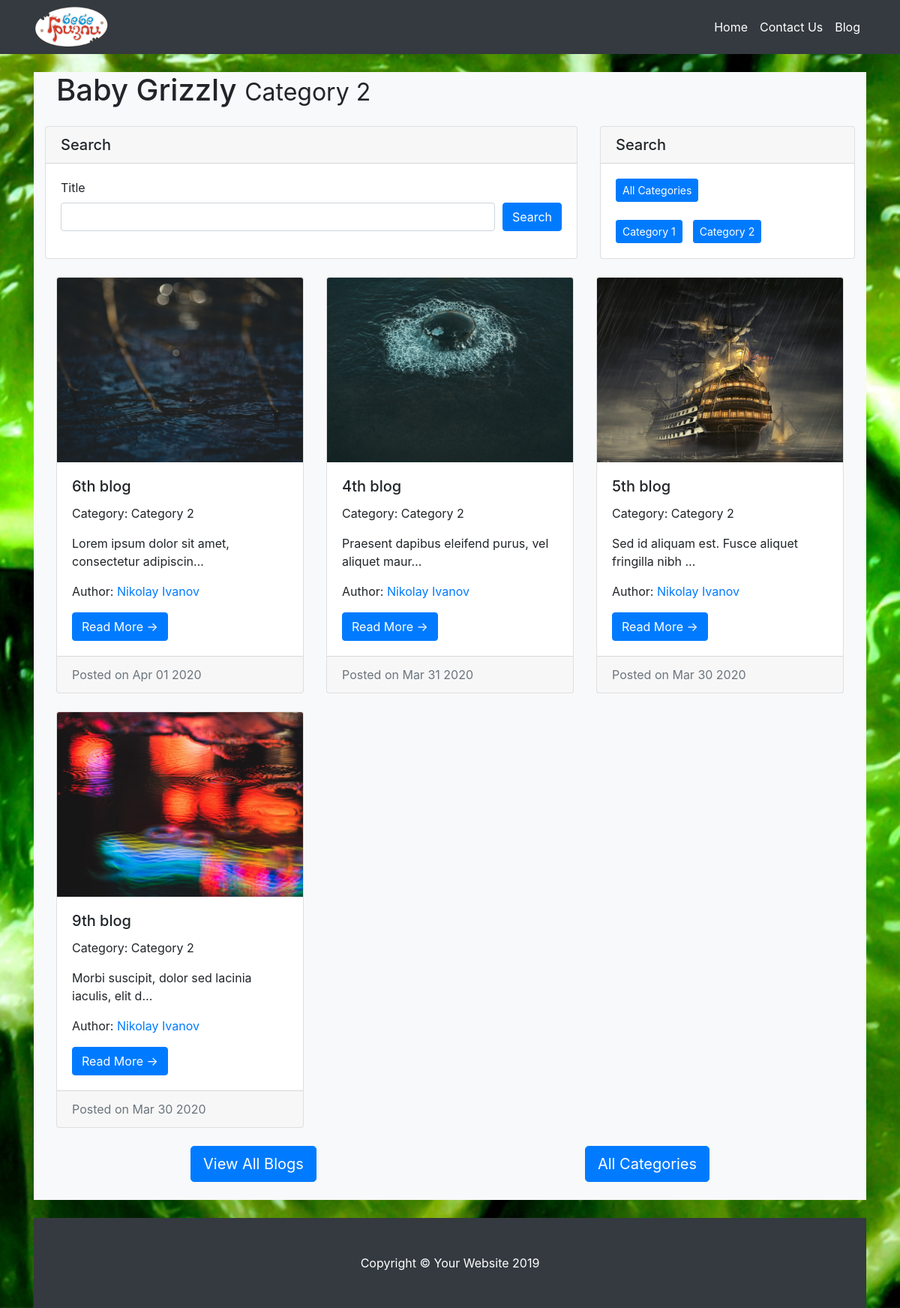
/blog/Category 2/, run on an earlier commit of the app's database.
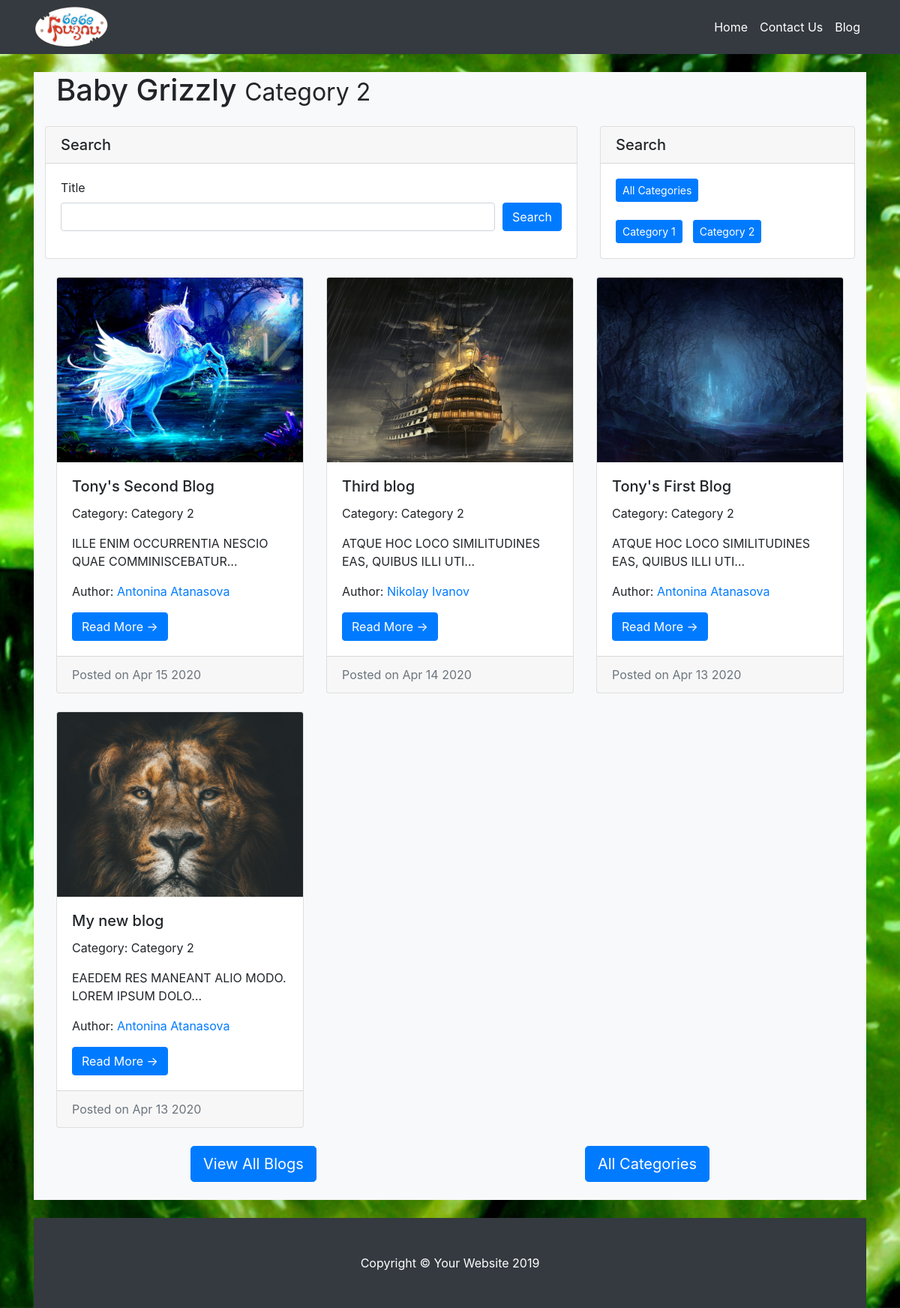
And on a later commit of the database.
### blog/models.py (models this page shows, shortened)
class Blog(models.Model):
    title = models.CharField(max_length=200, unique=True)
    category = models.CharField(max_length=30)
    description = RichTextField(null=True, blank=True)
    image = models.ImageField(upload_to='blog/images')
    video = EmbedVideoField(blank=True)
    created = models.DateTimeField(auto_now_add=True)
    publish = models.DateField()
    user = models.ForeignKey(User, on_delete=models.CASCADE)
    def published(self):
        tomorrow = datetime.date.today() + datetime.timedelta(1)
        return tomorrow > self.publish

### blog/views.py (the view)
# urls.py: path('blog/<str:category>/', views.category, name='category'),
def category(request, category):
    categories_list = Filter(request.GET, queryset=Blog.objects.values('category').annotate(entries=Count('category')))
    if category == 'Category 1':
        blogs = Blog.objects.all()
        f = Filter(request.GET, queryset=Blog.objects.filter(category='Category 1').order_by('-publish'))
        category = Filter(request.GET, queryset=Blog.objects.filter(category='Category 1').values('category').annotate(
            entries=Count('category')))
        return render(request, 'blog/category.html',
                      {'blogs': blogs, 'filter': f, 'category': category, 'categories_list': categories_list})
    else:
        blogs = Blog.objects.all()
        f = Filter(request.GET, queryset=Blog.objects.filter(category='Category 2').order_by('-publish'))
        category = Filter(request.GET, queryset=Blog.objects.filter(category='Category 2').values('category').annotate(
            entries=Count('category')))
        return render(request, 'blog/category.html',
                      {'blogs': blogs, 'filter': f, 'category': category, 'categories_list': categories_list})

### blog/templates/blog/category.html
{% extends 'base/base_blogs.html' %}
{% block page_title %}
<div class="col-md-12">
    <h1 class="my-4">Baby Grizzly
        {% for obj in category.qs %}
        <small>{{ obj.category }}</small>
        {% endfor %}
    </h1>
</div>
{% endblock %}
{% block blog_content %}
<div class="container-fluid bg-light">
    <div class="row align-items-center">
        {% for obj in filter.qs %}
        {% if obj.published %}
        <div class="col-md-4">
            <div class="card mb-4">
                <img class="card-img-top" src="{{ obj.image.url }}">
                <div class="card-body">
                    <h5 class="card-title">{{ obj.title }}</h5>
                    <p>Category: {{ obj.category }}</p>
                    <p class="card-text">{{ obj.description|striptags|truncatechars:50 }}</p>
                    <p>Author:
                        <a href="{% url 'author' obj.user_id %}">{{ obj.user.first_name }} {{ obj.user.last_name }}</a>
                    </p>
                    <a href="{% url 'detail' obj.id %}" class="btn btn-primary">Read More &rarr;</a>
                </div>
                <div class="card-footer text-muted">
                    Posted on {{ obj.publish|date:'M d Y' }}
                </div>
            </div>
        </div>
        {% endif %}
        {% endfor %}
    </div>
    <div class="row flex-fill">
        <div class="col-sm-12">
            <div class="d-flex justify-content-around">
                <a href="{% url 'all_blogs' %}" class="btn btn-primary btn-lg">View All Blogs</a>
                <a href="{% url 'all_categories' %}" class="btn btn-primary btn-lg">All Categories</a>
            </div>
            <br>
        </div>
    </div>
</div>
{% load static %}
{% endblock %}

### blog/templates/base/base_blogs.html
{% extends 'base/base.html' %}
{% load crispy_forms_tags %}
{% block content %}
<div class="container-fluid bg-light">
    {% block page_title %}{% endblock %}
    <div class="row">
        <div class="col-md-8">
            <div class="card mb-4">
                <h5 class="card-header">Search</h5>
                <div class="card-body">
                    <form method="get" class="uniForm">
                        <div class="form-row">
                            <div class="col">
                                {{ filter.form.title|as_crispy_field }}
                            </div>
                            <div class="form-group col-md-auto align-self-end">
                                <button class="btn btn-primary" id="btn" name="btn" type="submit">Search</button>
                            </div>
                        </div>
                    </form>
                </div>
            </div>
        </div>
        <div class="col-md-4">
            <div class="card mb-4">
                <h5 class="card-header">Search</h5>
                <div class="card-body">
                    <form method="get" class="uniForm">
                        <div class="form-row">
                            <div class="col-sm-12">
                                <a href="{% url 'all_categories' %}" class="btn btn-primary btn-sm">
                                    All Categories
                                </a>
                            </div>
                        </div>
                        <br>
                        <div class="form-row">
                            {% for obj in categories_list.qs %}
                            <div class="col-sm-4">
                                <a href="{% url 'category' obj.category %}" class="btn btn-primary btn-sm">
                                    {{ obj.category }}
                                </a>
                            </div>
                            {% endfor %}
                    </form>
                </div>
            </div>
        </div>
    </div>
</div>
{% load static %}
{% block blog_content %}{% endblock %}
{% endblock %}

### blog/templates/base/base.html (shortened to what this page needs)
<!doctype html>
<html lang="en">
<head>
    <link rel="stylesheet" href="https://stackpath.bootstrapcdn.com/bootstrap/4.1.3/css/bootstrap.min.css"
>
    {% load static %}
</head>
<body>
<nav class="navbar navbar-expand-lg navbar-dark bg-dark static-top">
    <div class="container">
        <img src="/media/blog/images/logo.png" width="100">
        <div class="collapse navbar-collapse" id="navbarResponsive">
            <ul class="navbar-nav ml-auto">
                <li class="nav-item active">
                    <a class="nav-link" href="{% url 'home' %}">Home
                    </a>
                </li>
                <li class="nav-item active">
                    <a class="nav-link" href="{% url 'contact_us' %}">Contact Us
                    </a>
                </li>
                <li class="nav-item active">
                    <a class="nav-link" href="{% url 'blog' %}">Blog</a>
                </li>
            </ul>
        </div>
    </div>
</nav>
<div class="container">
    {% block content %}{% endblock %}
</div>
<br>
<footer class="py-5 bg-dark">
    <div class="container">
        <p class="m-0 text-center text-white">Copyright &copy; Your Website 2019</p>
    </div>
</footer>
</body>
</html>

### blog/templates/base/base.html (style rules this page uses)
body { background: url('/media/blog/images/background.jpg') no-repeat center center fixed; -webkit-background-size: cover; -moz-background-size: cover; -o-background-size: cover; background-size: cover; }

What changed in the data, as far as the page shows it:
removed Blog: image (picture), title "9th blog", category "Category 2", description "Morbi suscipit, dolor sed lacinia iaculis, elit d…", user.first_name "Nikolay", user.last_name "Ivanov", publish "Mar 30 2020"
changed Blog: image: a different picture; title "5th blog" → "Tony's Second Blog"; description "Sed id aliquam est. Fusce aliquet fringilla nibh …" → "ILLE ENIM OCCURRENTIA NESCIO QUAE COMMINISCEBATUR…"; user.first_name "Nikolay" → "Antonina"; user.last_name "Ivanov" → "Atanasova"; publish "Mar 30 2020" → "Apr 15 2020"; moves up the list
now on this page (row edited): Blog: image (picture), title "Third blog", category "Category 2", description "ATQUE HOC LOCO SIMILITUDINES EAS, QUIBUS ILLI UTI…", user.first_name "Nikolay", user.last_name "Ivanov", publish "Apr 14 2020"
changed Blog: image: a different picture; title "4th blog" → "Tony's First Blog"; description "Praesent dapibus eleifend purus, vel aliquet maur…" → "ATQUE HOC LOCO SIMILITUDINES EAS, QUIBUS ILLI UTI…"; user.first_name "Nikolay" → "Antonina"; user.last_name "Ivanov" → "Atanasova"; publish "Mar 31 2020" → "Apr 13 2020"; moves down the list
changed Blog: image: a different picture; title "6th blog" → "My new blog"; description "Lorem ipsum dolor sit amet, consectetur adipiscin…" → "EAEDEM RES MANEANT ALIO MODO. LOREM IPSUM DOLO…"; user.first_name "Nikolay" → "Antonina"; user.last_name "Ivanov" → "Atanasova"; publish "Apr 01 2020" → "Apr 13 2020"
